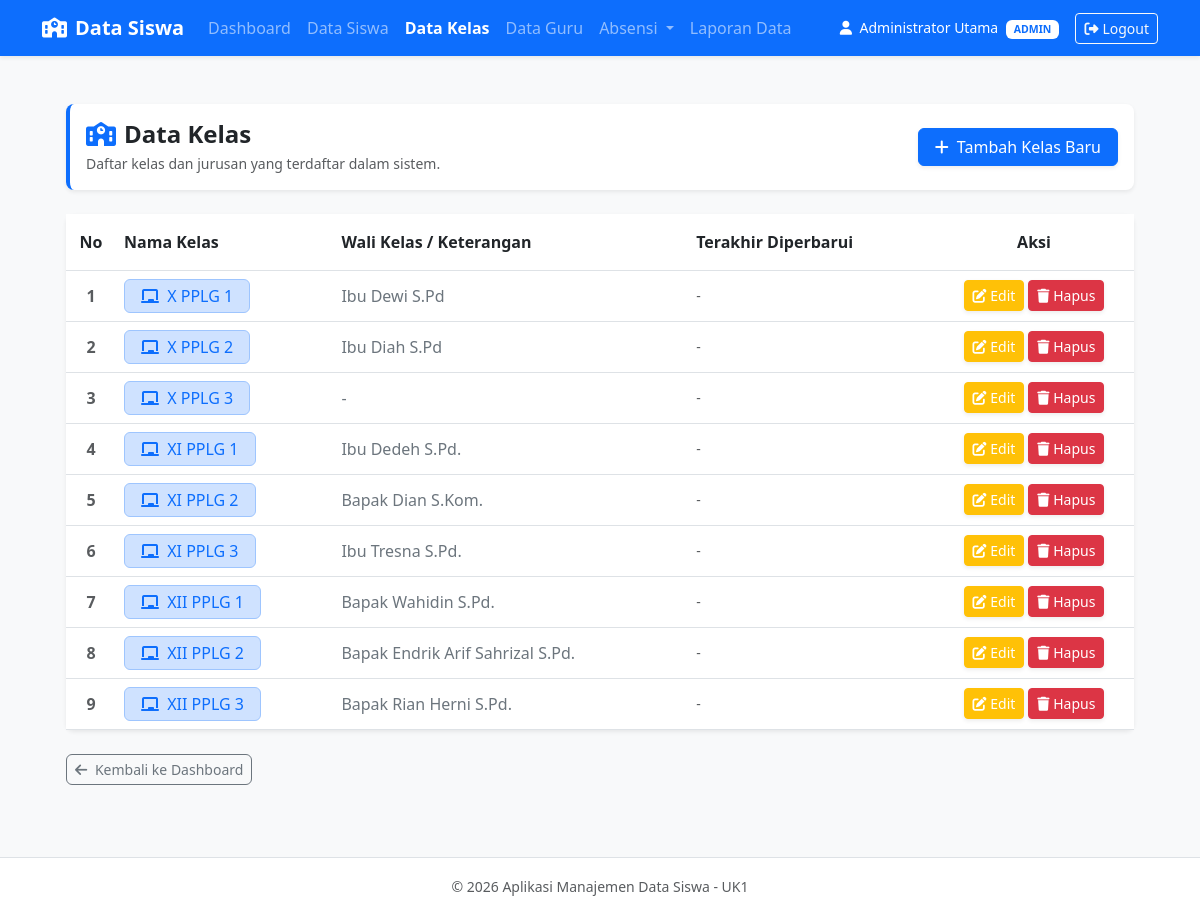
Screenshot of /kelas_list.php (signed in) with the database file from the repository.
### tables this page shows
CREATE TABLE `kelas` (
  `id` int NOT NULL,
  `nama_kelas` varchar(50) NOT NULL,
  `wali_kelas` varchar(100) DEFAULT NULL,
  `guru_id` int DEFAULT NULL
);

### kelas_list.php (the view, shortened to what this page needs)
<?php
$database = new Database();
$db = $database->getConnection();
include 'views/header.php';
$query = "SELECT * FROM kelas ORDER BY nama_kelas ASC";
$stmt = $db->prepare($query);
$stmt->execute();
$data_kelas = $stmt->fetchAll(PDO::FETCH_ASSOC);
?>
<div class="container-fluid px-4 mt-4 mb-5">
    <div class="d-flex justify-content-between align-items-center p-3 mb-4 bg-white rounded-3 shadow-sm border-start border-4 border-primary">
        <div>
            <h4 class="fw-bold mb-1 text-dark"><i class="fa-solid fa-school text-primary me-2"></i>Data Kelas</h4>
            <p class="text-muted mb-0 small">Daftar kelas dan jurusan yang terdaftar dalam sistem.</p>
        </div>
        <?php if ($user_role === 'admin'): ?>
            <a href="kelas_tambah.php" class="btn btn-primary px-3 shadow-sm"><i class="fa-solid fa-plus me-1"></i> Tambah Kelas Baru</a>
        <?php endif; ?>
    </div>
    <div class="card shadow-sm border-0 rounded-3">
        <div class="card-body p-0">
            <div class="table-responsive">
                <table class="table table-hover align-middle mb-0">
                    <thead class="bg-light text-secondary">
                        <tr>
                            <th width="50" class="text-center py-3">No</th>
                            <th class="py-3">Nama Kelas</th>
                            <th class="py-3">Wali Kelas / Keterangan</th>
                            <?php if ($user_role === 'admin'): ?>
                                <th class="py-3">Terakhir Diperbarui</th>
                            <?php endif; ?>
                            <?php if ($user_role === 'admin'): ?>
                                <th width="200" class="text-center py-3">Aksi</th>
                            <?php endif; ?>
                        </tr>
                    </thead>
                    <tbody>
                        <?php if (count($data_kelas) > 0): ?>
                            <?php $no = 1; foreach ($data_kelas as $row): ?>
                                <tr>
                                    <td class="text-center fw-bold text-muted"><?= $no++; ?></td>
                                    <td>
                                        <span class="badge bg-primary-subtle text-primary border border-primary-subtle px-3 py-2 fs-6 fw-normal">
                                            <i class="fa-solid fa-chalkboard me-1"></i> <?= htmlspecialchars($row['nama_kelas']); ?>
                                        </span>
                                    </td>
                                    <td class="text-secondary"><?= htmlspecialchars($row['wali_kelas'] ?? '-'); ?></td>
                                    <?php if ($user_role === 'admin'): ?>
                                        <td class="text-secondary small">
                                            <?php
                                                $waktu = $row['updated_at'] ?? $row['created_at'] ?? null;
                                                if (!empty($waktu)) {
                                                    echo '<i class="fa-regular fa-clock me-1 text-muted"></i>' . date('d M Y, H:i', strtotime($waktu));
                                                } else {
                                                    echo '<span class="text-muted">-</span>';
                                                }
                                            ?>
                                        </td>
                                    <?php endif; ?>
                                    <?php if ($user_role === 'admin'): ?>
                                        <td class="text-center">
                                            <div class="d-inline-flex gap-1 align-items-center justify-content-center">
                                                <a href="kelas_edit.php?id=<?= $row['id']; ?>" class="btn btn-warning btn-sm text-white shadow-sm">
                                                    <i class="fa-solid fa-pen-to-square"></i> Edit
                                                </a>
                                                <form action="kelas_hapus.php" method="POST" class="d-inline" onsubmit="return confirm('Apakah Anda yakin ingin menghapus data kelas ini?');">
                                                    <button type="submit" class="btn btn-danger btn-sm shadow-sm">
                                                        <i class="fa-solid fa-trash"></i> Hapus
                                                    </button>
                                                </form>
                                            </div>
                                        </td>
                                    <?php endif; ?>
                                </tr>
                            <?php endforeach; ?>
                        <?php endif; ?>
                    </tbody>
                </table>
            </div>
        </div>
    </div>
    <div class="mt-4">
        <a href="index.php" class="btn btn-outline-secondary btn-sm rounded-2"><i class="fa-solid fa-arrow-left me-1"></i> Kembali ke Dashboard</a>
    </div>
</div>
<?php include 'views/footer.php'; ?>

### rows the page displays
kelas: nama_kelas "X PPLG 1", wali_kelas "Ibu Dewi S.Pd"
kelas: nama_kelas "X PPLG 2", wali_kelas "Ibu Diah S.Pd"
kelas: nama_kelas "X PPLG 3", wali_kelas "-"
kelas: nama_kelas "XI PPLG 1", wali_kelas "Ibu Dedeh S.Pd."
kelas: nama_kelas "XI PPLG 2", wali_kelas "Bapak Dian S.Kom."
kelas: nama_kelas "XI PPLG 3", wali_kelas "Ibu Tresna S.Pd."
kelas: nama_kelas "XII PPLG 1", wali_kelas "Bapak Wahidin S.Pd."
kelas: nama_kelas "XII PPLG 2", wali_kelas "Bapak Endrik Arif Sahrizal S.Pd."
kelas: nama_kelas "XII PPLG 3", wali_kelas "Bapak Rian Herni S.Pd."

### other values shown
$_SESSION['nama_lengkap'] "Administrator Utama"
$_SESSION['user_role'] "ADMIN"
